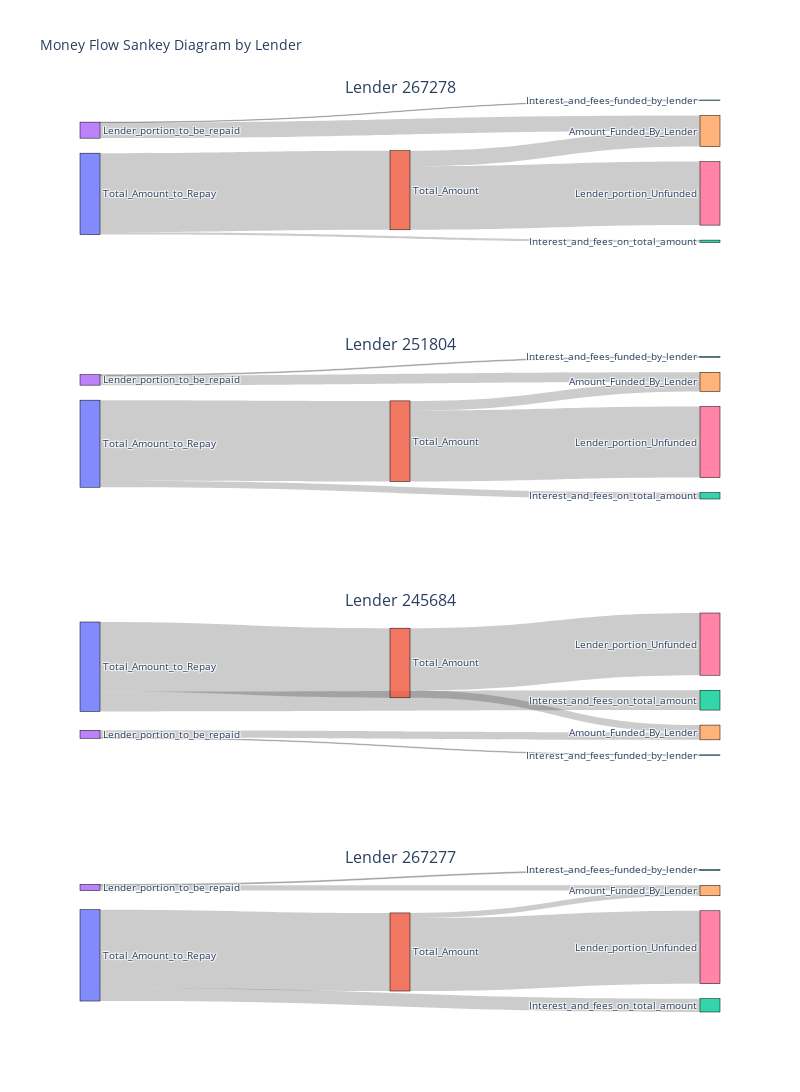

Notebook code cell kept with this figure:
### Code cell
# Define the nodes
nodes = ["Total_Amount_to_Repay", "Total_Amount", "Interest_and_fees_on_total_amount", "Lender_portion_to_be_repaid", "Amount_Funded_By_Lender", "Interest_and_fees_funded_by_lender", "Lender_portion_Unfunded"]

# Create a mapping from node names to indices
node_indices = {node: i for i, node in enumerate(nodes)}

# Create subplots with domain type
fig = make_subplots(rows=4, cols=1, subplot_titles=[f"Lender {l}" for l in train["lender_id"].unique()], specs=[[{'type': 'domain'}], [{'type': 'domain'}], [{'type': 'domain'}], [{'type': 'domain'}]])

# Function to create links for a specific lender
def create_links(lender_data):
    return [
        {"source": node_indices["Total_Amount_to_Repay"], "target": node_indices["Total_Amount"], "value": lender_data["Total_Amount"].sum()},
        {"source": node_indices["Total_Amount_to_Repay"], "target": node_indices["Interest_and_fees_on_total_amount"], "value": lender_data["Interest_and_fees_on_total_amount"].sum()},
        {"source": node_indices["Lender_portion_to_be_repaid"], "target": node_indices["Amount_Funded_By_Lender"], "value": lender_data["Amount_Funded_By_Lender"].sum()},
        {"source": node_indices["Lender_portion_to_be_repaid"], "target": node_indices["Interest_and_fees_funded_by_lender"], "value": lender_data["Interest_and_fees_funded_by_lender"].sum()},
        {"source": node_indices["Total_Amount"], "target": node_indices["Amount_Funded_By_Lender"], "value": lender_data["Amount_Funded_By_Lender"].sum()},
        {"source": node_indices["Total_Amount"], "target": node_indices["Lender_portion_Unfunded"], "value": lender_data["Lender_portion_Unfunded"].sum()},
    ]

# Add Sankey diagrams for each lender
for i, lender_id in enumerate(train["lender_id"].unique(), start=1):
    lender_data = train[train["lender_id"] == lender_id]
    links = create_links(lender_data)
    fig.add_trace(go.Sankey(
        node=dict(
            pad=15,
            thickness=20,
            line=dict(color="black", width=0.5),
            label=nodes
        ),
        link=dict(
            source=[link["source"] for link in links],
            target=[link["target"] for link in links],
            value=[link["value"] for link in links]
        )
    ), row=i, col=1)

fig.update_layout(title_text="Money Flow Sankey Diagram by Lender", font_size=10, height=1200, width=800)
fig.show()

### Figure 1 — Plotly figure (JSON) as saved in the notebook; plotly's stock layout.template omitted (floating-point values rounded to 4 significant figures)
{"data": [{"domain": {"x": [0, 1], "y": [0.8438, 1]}, "link": {"source": [0, 0, 3, 3, 1, 1], "target": [1, 2, 4, 5, 4, 6], "value": [743200000.0, 22470000.0, 146400000.0, 4410000.0, 146400000.0, 596800000.0]}, "node": {"label": ["Total_Amount_to_Repay", "Total_Amount", "Interest_and_fees_on_total_amount", "Lender_portion_to_be_repaid", "Amount_Funded_By_Lender", "Interest_and_fees_funded_by_lender", "Lender_portion_Unfunded"], "line": {"color": "black", "width": 0.5}, "pad": 15, "thickness": 20}, "type": "sankey"}, {"domain": {"x": [0, 1], "y": [0.5625, 0.7188]}, "link": {"source": [0, 0, 3, 3, 1, 1], "target": [1, 2, 4, 5, 4, 6], "value": [178800000.0, 14230000.0, 21280000.0, 1825000.0, 21280000.0, 157500000.0]}, "node": {"label": ["Total_Amount_to_Repay", "Total_Amount", "Interest_and_fees_on_total_amount", "Lender_portion_to_be_repaid", "Amount_Funded_By_Lender", "Interest_and_fees_funded_by_lender", "Lender_portion_Unfunded"], "line": {"color": "black", "width": 0.5}, "pad": 15, "thickness": 20}, "type": "sankey"}, {"domain": {"x": [0, 1], "y": [0.2812, 0.4375]}, "link": {"source": [0, 0, 3, 3, 1, 1], "target": [1, 2, 4, 5, 4, 6], "value": [17314832, 4938000.0, 1837773, 162105, 1837773, 15477059]}, "node": {"label": ["Total_Amount_to_Repay", "Total_Amount", "Interest_and_fees_on_total_amount", "Lender_portion_to_be_repaid", "Amount_Funded_By_Lender", "Interest_and_fees_funded_by_lender", "Lender_portion_Unfunded"], "line": {"color": "black", "width": 0.5}, "pad": 15, "thickness": 20}, "type": "sankey"}, {"domain": {"x": [0, 1], "y": [0, 0.1562]}, "link": {"source": [0, 0, 3, 3, 1, 1], "target": [1, 2, 4, 5, 4, 6], "value": [79240000.0, 13500000.0, 5250000.0, 945600.0, 5250000.0, 73990000.0]}, "node": {"label": ["Total_Amount_to_Repay", "Total_Amount", "Interest_and_fees_on_total_amount", "Lender_portion_to_be_repaid", "Amount_Funded_By_Lender", "Interest_and_fees_funded_by_lender", "Lender_portion_Unfunded"], "line": {"color": "black", "width": 0.5}, "pad": 15, "thickness": 20}, "type": "sankey"}], "layout": {"annotations": [{"font": {"size": 16}, "showarrow": false, "text": "Lender 267278", "x": 0.5, "xanchor": "center", "xref": "paper", "y": 1, "yanchor": "bottom", "yref": "paper"}, {"font": {"size": 16}, "showarrow": false, "text": "Lender 251804", "x": 0.5, "xanchor": "center", "xref": "paper", "y": 0.7188, "yanchor": "bottom", "yref": "paper"}, {"font": {"size": 16}, "showarrow": false, "text": "Lender 245684", "x": 0.5, "xanchor": "center", "xref": "paper", "y": 0.4375, "yanchor": "bottom", "yref": "paper"}, {"font": {"size": 16}, "showarrow": false, "text": "Lender 267277", "x": 0.5, "xanchor": "center", "xref": "paper", "y": 0.1562, "yanchor": "bottom", "yref": "paper"}], "font": {"size": 10}, "height": 1200, "title": {"text": "Money Flow Sankey Diagram by Lender"}, "width": 800}}
